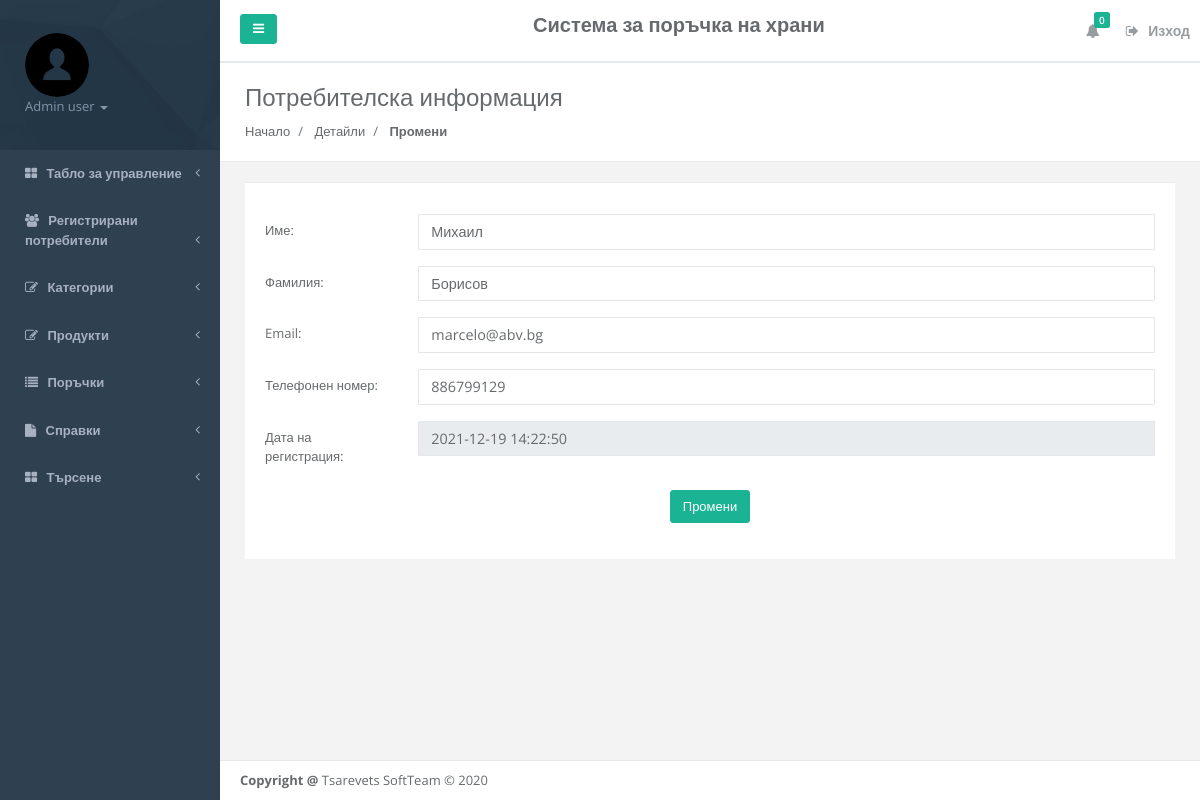
/admin/edit-userprofile.php?userid=36 (signed in), run on the app's committed database.
### tables this page shows
CREATE TABLE `tbluser` (
  `ID` int(10) NOT NULL,
  `FirstName` varchar(45) DEFAULT NULL,
  `LastName` varchar(50) DEFAULT NULL,
  `Email` varchar(120) DEFAULT NULL,
  `Town` varchar(50) DEFAULT NULL,
  `Addr` varchar(50) DEFAULT NULL,
  `MobileNumber` bigint(11) DEFAULT NULL,
  `Password` varchar(120) DEFAULT NULL,
  `RegDate` timestamp NOT NULL DEFAULT current_timestamp()
);

### admin/edit-userprofile.php (the view, shortened to what this page needs)
<?php
include('includes/dbconnection.php');
if (strlen($_SESSION['fosaid']==0)) {
  header('location:logout.php');
  } else{
 ?>
<!DOCTYPE html>
<html>
<head>
    <link href="css/bootstrap.min.css" rel="stylesheet">
    <link href="font-awesome/css/font-awesome.css" rel="stylesheet">
    <link href="css/plugins/iCheck/custom.css" rel="stylesheet">
    <link href="css/plugins/steps/jquery.steps.css" rel="stylesheet">
    <link href="css/animate.css" rel="stylesheet">
    <link href="css/style.css" rel="stylesheet">
</head>
<body>
    <div id="wrapper">
    <?php include_once('includes/leftbar.php');?>
        <div id="page-wrapper" class="gray-bg">
             <?php include_once('includes/header.php');?>
            <div class="row wrapper border-bottom white-bg page-heading">
            <div class="col-lg-10">
                <h2>Потребителска информация</h2>
                <ol class="breadcrumb">
                    <li class="breadcrumb-item">
                        <a href="dashboard.php">Начало</a>
                    </li>
                    <li class="breadcrumb-item">
                        <a>Детайли</a>
                    </li>
                    <li class="breadcrumb-item active">
                        <strong>Промени</strong>
                    </li>
                </ol>
            </div>
        </div>
        <div class="wrapper wrapper-content animated fadeInRight">
            <div class="row">
                <div class="col-lg-12">
                    <div class="ibox">
                        <div class="ibox-content">
                      <?php
$sid=$_GET['userid'];
$ret=mysqli_query($con,"select * from tbluser where ID='$sid'");
while ($row=mysqli_fetch_array($ret)) {
?>
                            <form id="submit" action="#" class="wizard-big" method="post" name="submit">
                                    <fieldset>
                                          <div class="form-group row"><label class="col-sm-2 col-form-label">Име:</label>
                                                <div class="col-sm-10"><input name='firstname' id="firstname" class="form-control white_bg"
												value="<?php  echo $row['FirstName'];?>">
   </div>
                                            </div>
                                            <div class="form-group row"><label class="col-sm-2 col-form-label">Фамилия:</label>
                                                <div class="col-sm-10"><input type="text" class="form-control" name="lastname" value="<?php  echo $row['LastName'];?>"></div>
                                            </div>
                                            <div class="form-group row"><label class="col-sm-2 col-form-label">Email:</label>
                                                <div class="col-sm-10">
                                                 <input type="email" class="form-control" name="email"  value="<?php  echo $row['Email'];?>">
                                                </div>
                                            </div>
                                            <div class="form-group row"><label class="col-sm-2 col-form-label">Телефонен номер:</label>
                                                <div class="col-sm-10"><input type="text" class="form-control" name="mobilenumber" value="<?php  echo $row['MobileNumber'];?>"></div>
                                            </div>
                                            <div class="form-group row"><label class="col-sm-2 col-form-label">Дата на регистрация:</label>
                                                <div class="col-sm-10"><input type="text" class="form-control" name="price" readonly="true" value="<?php  echo $row['RegDate'];?>"></div>
                                            </div>
                                        </fieldset>
                             <?php } ?>
          <p style="text-align: center;"><button type="submit" name="submit" class="btn btn-primary">Промени</button></p>
                            </form>
                        </div>
                    </div>
                    </div>
                </div>
            </div>
        <?php include_once('includes/footer.php');?>
        </div>
        </div>
</body>
</html>
   <?php } ?>

### admin/includes/leftbar.php (shortened to what this page needs)
    <nav class="navbar-default navbar-static-side" role="navigation">
        <div class="sidebar-collapse">
            <ul class="nav metismenu" id="side-menu">
                <li class="nav-header">
                    <div class="dropdown profile-element">
                        <img alt="image" class="rounded-circle" src="img/user.png"/>
                        <a data-toggle="dropdown" class="dropdown-toggle" href="#">
                            <?php
$admid=$_SESSION['fosaid'];
$ret=mysqli_query($con,"select AdminName from tbladmin where ID='$admid'");
$row=mysqli_fetch_array($ret);
$name=$row['AdminName'];
?>
                            <span class="text-muted text-xs block"><?php echo $name; ?> <b class="caret"></b></span>
                        </a>
                    </div>
                </li>
                <li>
                    <a href="dashboard.php"><i class="fa fa-th-large"></i> <span class="nav-label">Табло за управление</span> <span class="fa arrow"></span></a>
                                    </li>
                                    <li>
                    <a href="user-detail.php"><i class="fa fa-users"></i> <span class="nav-label">Регистрирани потребители</span> <span class="fa arrow"></span></a>
                                    </li>
                <li>
                    <a href="#"><i class="fa fa-edit"></i> <span class="nav-label">Категории</span><span class="fa arrow"></span></a>
                </li>
 <li>
                    <a href="#"><i class="fa fa-edit"></i> <span class="nav-label">Продукти</span><span class="fa arrow"></span></a>
                </li>
                <li>
                    <a href="#"><i class="fa fa-list"></i> <span class="nav-label">Поръчки</span><span class="fa arrow"></span></a>
                </li>
                   <li>
                    <a href="#"><i class="fa fa-file"></i> <span class="nav-label">Справки</span><span class="fa arrow"></span></a>
                </li>
                <li>
                    <a href="search.php"><i class="fa fa-th-large"></i> <span class="nav-label">Търсене</span> <span class="fa arrow"></span></a>
                                    </li>
            </ul>
        </div>
    </nav>

### data on the page
tbluser: firstname "Михаил", lastname "Борисов", email "marcelo@abv.bg", mobilenumber "886799129", price "2021-12-19 14:22:50"

### other printed values
$name "Admin user"
$num "0"
